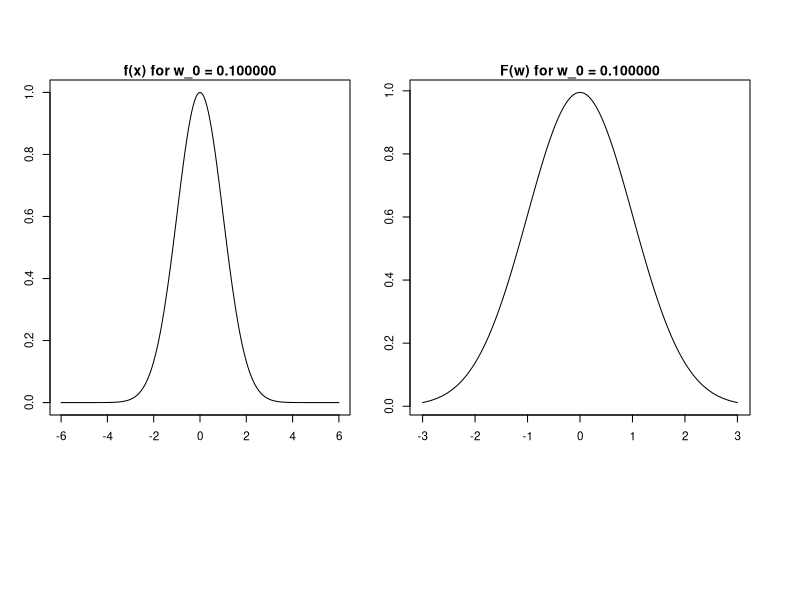
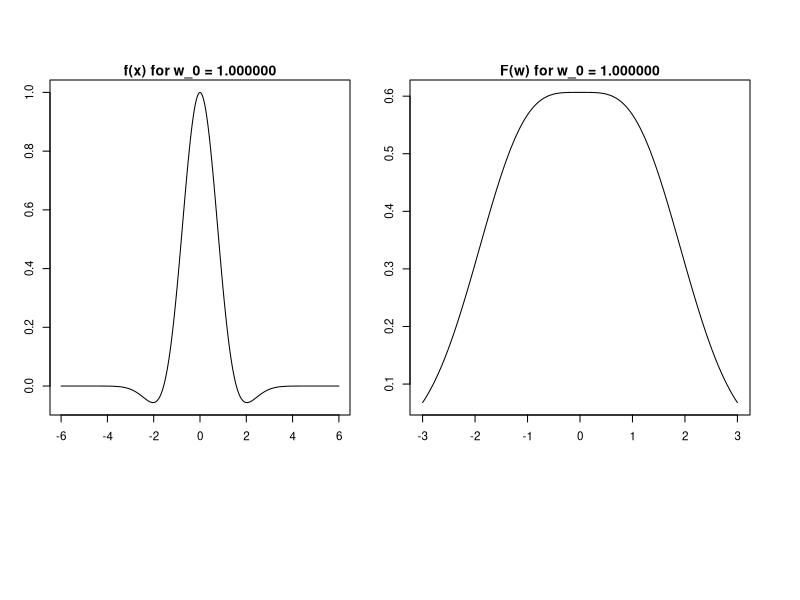
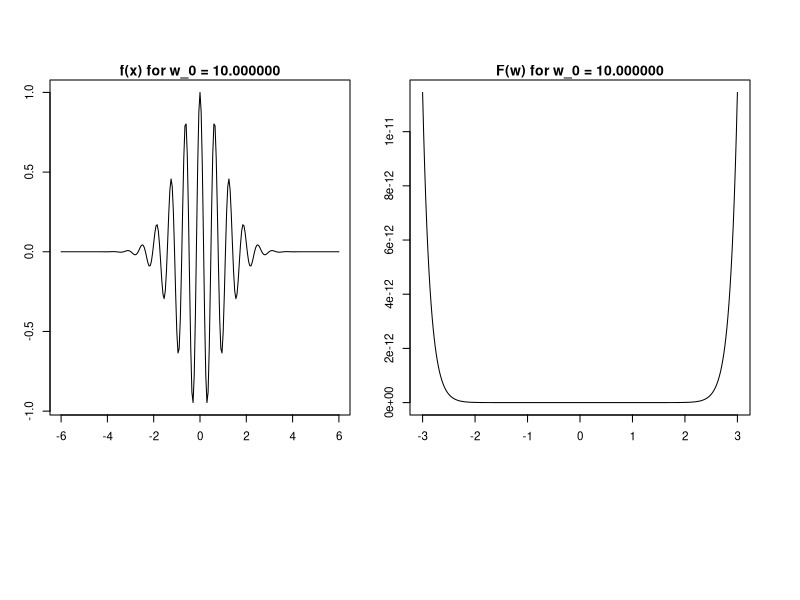

The R script that drew these images, in order:
f = function(x, sigma, w_0){
	t1 = exp(-(x^2)/(2*sigma^2))
	t2 = cos(w_0 * x)
	return(t1*t2)
}

# Fourier transform of f(x)
fhat = function(omega, sigma, w_0){
c = sigma/2
t1 = exp(-(sigma^2)*((omega-w_0)^2)/2)
t2 = exp(-(sigma^2)*((omega+w_0)^2)/2)
return(c*(t1+t2))
}
sig = 1
omegas = seq(-3, 3, by=0.02)
xs = seq(-6, 6, by = 0.05)

for (w.0 in c(0.1, 1.0, 10.0)){
# {
# par(mfrow=c(1,2), fig = c(0, 1, 0.5, 0.5))
fs = f(xs, sig, w.0)
fhats = fhat(omegas, sig, w.0)
# plot(xs, fs, 'l', xlab = 'x', ylab = 'f(x)', main = sprintf('f(x) for w_0 = %f', w.0))
# plot(omegas, fhats, 'l', xlab='w', ylab = 'F(w)', main = sprintf('F(w) for w_0 = %f', w.0))
# }
# make labels and margins smaller
par(cex=0.7, mai=c(0.05,0.1,0.2,0.1))
# define area for the histogram
par(fig=c(0.05,0.45,0.3,0.9))
plot(xs, fs, 'l', xlab = 'x', ylab = 'f(x)', main = sprintf('f(x) for w_0 = %f', w.0))
# define area for the boxplot
par(fig=c(0.5,0.95,0.3,0.9), new=TRUE)
plot(omegas, fhats, 'l', xlab='w', ylab = 'F(w)', main = sprintf('F(w) for w_0 = %f', w.0))
}
